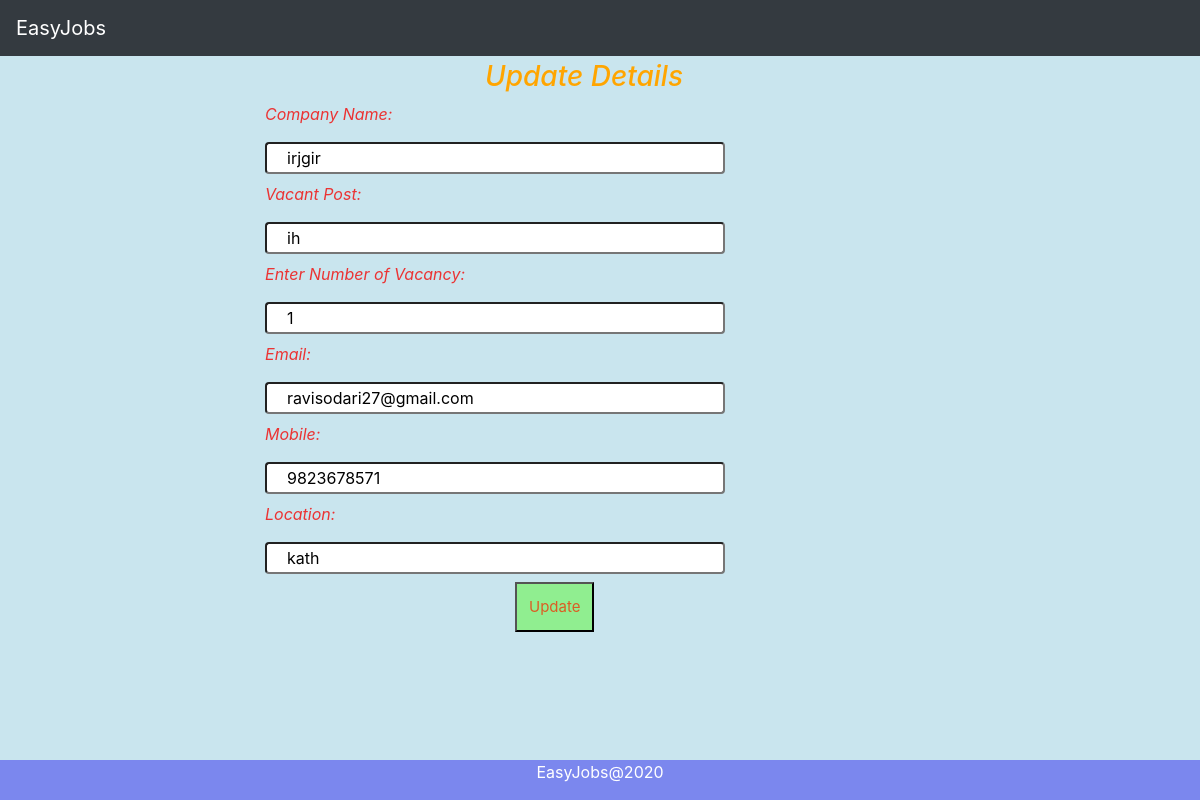
Screenshot of /edit/17 with the database file from the repository.
### easyjob/models.py (models this page shows)
class Company(models.Model):
    cCompanyName=models.CharField(max_length=100)
    cVacantPost=models.CharField(max_length=100)
    cVacancyNumber=models.IntegerField()
    cEmail=models.EmailField(max_length=100)
    cMobile=models.IntegerField()
    cLocation=models.CharField(max_length=50)
    objects= EmpManager()
    class Meta:
        db_table="Company"

### easyjob/views.py (the view)
# urls.py: path('edit/<int:id>', views.edit),
def edit(request, id):
    employee = Company.objects.get(id=id)
    return render(request,'edit.html', {'employee':employee})

### templates/edit.html (shortened to what this page needs)
{% extends 'base.html' %}
{% load static %}
        {% block content %}
<head>
</head>
<body>
<form style="margin-top:60px;margin-left: 250px;" method="POST" class="post-form" action="/update/{{employee.id}}">
    <h3 style="margin-left:220px;  font-style: oblique; color: orange;">Update Details</h3>
    <label >Company Name:</label>  <br>
        <input type="text" name="cCompanyName" value="{{ employee.cCompanyName}}"/> <br>
    <label>Vacant Post:</label> <br>
        <input type="text" name="cVacantPost" value="{{ employee.cVacantPost }}" />  <br>
    <label>Enter Number of Vacancy:</label><br>
        <input type="number" name="cVacancyNumber" value="{{ employee.cVacancyNumber }}" /> <br>
    <label >Email:</label><br>
        <input type="email" name="cEmail" value="{{ employee.cEmail}}" /> <br>
    <label >Mobile:</label>  <br>
        <input type="number" name="cMobile" value="{{ employee.cMobile }}" />  <br>
    <label >Location:</label> <br>
        <input type="text" name="cLocation" value="{{ employee.cLocation }}" />  <br>
    <button type="submit">Update</button>
    </div>
{% endblock %}

### templates/edit.html (style rules this page uses)
input { width: 50%; padding: 2px 20px; margin: 8px 0; box-sizing: border-box; border-radius: 4px; }
button { color: rgb(219, 93, 35); padding: 12px; border: radius 13px; background-color: lightgreen; margin-left: 250px; font-size:15px ; }
label { color:rgb(235, 51, 51); font-style: oblique; }

### rows the page displays
Company: cCompanyName "irjgir", cVacantPost "ih", cVacancyNumber "1", cEmail "ravisodari27@gmail.com", cMobile "9823678571", cLocation "kath"
